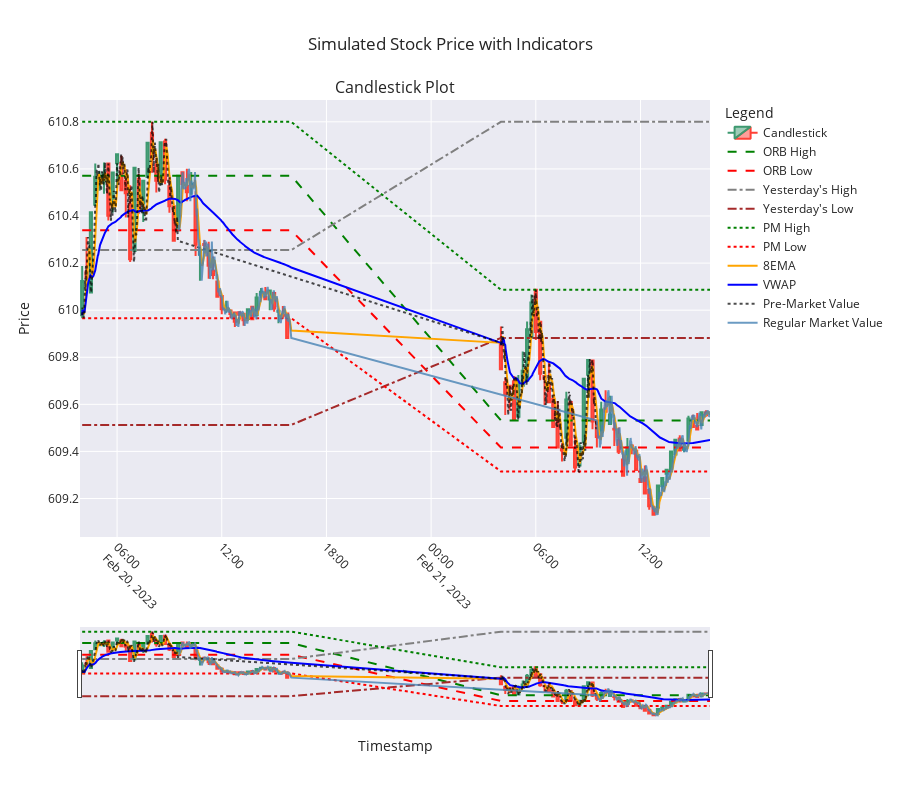

The code cell stored with this chart in its notebook:
### Code cell
from plotly.subplots import make_subplots
import plotly.graph_objects as go
import plotly.express as px

def plot_candlestick_with_indicators(candlestick_data, simulated_data):
    # Create a figure with a single subplot
    fig = make_subplots(rows=1, cols=1, shared_xaxes=True, 
                        vertical_spacing=0.1, 
                        subplot_titles=("Candlestick Plot",))

    # Add candlestick traces
    fig.add_trace(go.Candlestick(
        x=candlestick_data.index,
        open=candlestick_data['Open'],
        high=candlestick_data['High'],
        low=candlestick_data['Low'],
        close=candlestick_data['Close'],
        name='Candlestick',
        opacity=1
    ), row=1, col=1)

    # Add indicators to the candlestick plot
    fig.add_trace(go.Scatter(
        x=simulated_data['Timestamp'],
        y=simulated_data['ORB_High'],
        mode='lines',
        name='ORB High',
        line=dict(color='green', dash='dash')
    ), row=1, col=1)

    fig.add_trace(go.Scatter(
        x=simulated_data['Timestamp'],
        y=simulated_data['ORB_Low'],
        mode='lines',
        name='ORB Low',
        line=dict(color='red', dash='dash')
    ), row=1, col=1)

    fig.add_trace(go.Scatter(
        x=simulated_data['Timestamp'],
        y=simulated_data['Yest_High'],
        mode='lines',
        name="Yesterday's High",
        line=dict(color='gray', dash='dashdot')
    ), row=1, col=1)
    
    fig.add_trace(go.Scatter(
        x=simulated_data['Timestamp'],
        y=simulated_data['Yest_Low'],
        mode='lines',
        name="Yesterday's Low",
        line=dict(color='brown', dash='dashdot')
    ), row=1, col=1)

    fig.add_trace(go.Scatter(
        x=simulated_data['Timestamp'],
        y=simulated_data['PM_High'],
        mode='lines',
        name='PM High',
        line=dict(color='green', dash='dot')
    ), row=1, col=1)

    fig.add_trace(go.Scatter(
        x=simulated_data['Timestamp'],
        y=simulated_data['PM_Low'],
        mode='lines',
        name='PM Low',
        line=dict(color='red', dash='dot')
    ), row=1, col=1)

    fig.add_trace(go.Scatter(
        x=simulated_data['Timestamp'],
        y=simulated_data['8EMA'],
        mode='lines',
        name='8EMA',
        line=dict(color='orange')
    ), row=1, col=1)

    fig.add_trace(go.Scatter(
        x=simulated_data['Timestamp'],
        y=simulated_data['VWAP'],
        mode='lines',
        name='VWAP',
        line=dict(color='blue')
    ), row=1, col=1)

    # Add PM and Regular Market values
    fig.add_trace(go.Scatter(
        x=simulated_data[simulated_data['Session'] == 'PM']['Timestamp'],
        y=simulated_data[simulated_data['Session'] == 'PM']['Close'],
        mode='lines',
        name='Pre-Market Value',
        line=dict(color='black', dash='dot'),
        opacity=0.7
    ), row=1, col=1)
    
    fig.add_trace(go.Scatter(
        x=simulated_data[simulated_data['Session'] == 'Regular Market']['Timestamp'],
        y=simulated_data[simulated_data['Session'] == 'Regular Market']['Close'],
        mode='lines',
        name='Regular Market Value',
        line=dict(color='steelblue'),
        opacity=0.8
    ), row=1, col=1)

    # Update layout for better appearance
    fig.update_layout(
        title="Simulated Stock Price with Indicators",
        xaxis_title="Timestamp",
        yaxis_title="Price",
        legend_title="Legend",
        xaxis=dict(tickangle=45),
        template="seaborn",
        hovermode='x unified',
        height=800  # Make the graph taller
    )

    # Show the plot
    fig.show()

# Example usage
plot_candlestick_with_indicators(candlestick_data, simulated_data)

### Figure 1 — Plotly figure (JSON) as saved in the notebook; plotly's stock layout.template omitted (floating-point values rounded to 4 significant figures; data arrays with more than 128 entries replaced by an {"elided": "..."} marker saying what was removed)
{"data": [{"close": [610.1, 610.1, 610.4, 610.6, 610.6, 610.6, 610.4, 610.6, 610.7, 610.5, 610.5, 610.2, 610.6, 610.4, 610.5, 610.7, 610.6, 610.5, 610.7, 610.6, 610.4, 610.3, 610.6, 610.5, 610.5, 610.5, 610.3, 610.3, 610.3, 610.2, 610.1, 610.1, 610.0, 610.0, 610.0, 610.0, 610.0, 610.0, 610.0, 610.0, 610.1, 610.1, 610.0, 610.1, 610.0, 610.0, 610.0, 609.9, 609.7, 609.6, 609.7, 609.5, 609.7, 609.7, 609.9, 610.0, 609.9, 609.7, 609.7, 609.6, 609.5, 609.4, 609.4, 609.6, 609.4, 609.3, 609.4, 609.7, 609.8, 609.5, 609.5, 609.6, 609.6, 609.6, 609.5, 609.4, 609.3, 609.4, 609.4, 609.3, 609.3, 609.2, 609.2, 609.1, 609.3, 609.3, 609.3, 609.4, 609.4, 609.4, 609.4, 609.5, 609.5, 609.5, 609.6, 609.6], "high": [610.2, 610.3, 610.4, 610.6, 610.6, 610.6, 610.6, 610.6, 610.7, 610.7, 610.6, 610.5, 610.6, 610.6, 610.5, 610.7, 610.8, 610.6, 610.7, 610.7, 610.6, 610.4, 610.6, 610.6, 610.6, 610.6, 610.5, 610.3, 610.3, 610.3, 610.2, 610.1, 610.1, 610.0, 610.0, 610.0, 610.0, 610.0, 610.0, 610.0, 610.1, 610.1, 610.1, 610.1, 610.1, 610.0, 610.0, 610.0, 609.9, 609.7, 609.7, 609.7, 609.7, 609.8, 610.0, 610.1, 610.1, 610.0, 609.7, 609.8, 609.6, 609.6, 609.4, 609.7, 609.6, 609.5, 609.4, 609.7, 609.8, 609.8, 609.5, 609.6, 609.7, 609.6, 609.5, 609.5, 609.4, 609.5, 609.4, 609.4, 609.3, 609.3, 609.2, 609.2, 609.3, 609.3, 609.3, 609.4, 609.4, 609.5, 609.4, 609.6, 609.6, 609.6, 609.6, 609.6], "low": [610.0, 610.1, 610.1, 610.4, 610.5, 610.5, 610.4, 610.4, 610.5, 610.5, 610.4, 610.2, 610.3, 610.4, 610.4, 610.6, 610.6, 610.5, 610.5, 610.5, 610.4, 610.3, 610.3, 610.5, 610.5, 610.5, 610.2, 610.1, 610.2, 610.1, 610.1, 610.1, 610.0, 610.0, 610.0, 609.9, 610.0, 609.9, 610.0, 610.0, 610.0, 610.1, 610.0, 610.0, 610.0, 609.9, 610.0, 609.9, 609.7, 609.6, 609.6, 609.5, 609.5, 609.7, 609.7, 609.9, 609.9, 609.7, 609.6, 609.6, 609.5, 609.4, 609.4, 609.4, 609.4, 609.3, 609.3, 609.4, 609.6, 609.5, 609.4, 609.5, 609.6, 609.5, 609.4, 609.4, 609.3, 609.3, 609.4, 609.3, 609.3, 609.2, 609.2, 609.1, 609.2, 609.2, 609.3, 609.3, 609.4, 609.4, 609.4, 609.4, 609.5, 609.5, 609.5, 609.5], "name": "Candlestick", "opacity": 1, "open": [610.0, 610.2, 610.1, 610.4, 610.5, 610.5, 610.6, 610.5, 610.6, 610.6, 610.6, 610.4, 610.3, 610.6, 610.5, 610.6, 610.8, 610.6, 610.6, 610.7, 610.5, 610.4, 610.3, 610.6, 610.5, 610.5, 610.5, 610.2, 610.3, 610.2, 610.2, 610.1, 610.1, 610.0, 610.0, 610.0, 610.0, 610.0, 610.0, 610.0, 610.0, 610.1, 610.1, 610.0, 610.1, 610.0, 610.0, 610.0, 609.9, 609.7, 609.7, 609.7, 609.5, 609.7, 609.7, 609.9, 610.1, 610.0, 609.7, 609.7, 609.6, 609.6, 609.4, 609.5, 609.6, 609.4, 609.3, 609.4, 609.7, 609.8, 609.5, 609.5, 609.6, 609.5, 609.5, 609.4, 609.4, 609.4, 609.4, 609.4, 609.3, 609.3, 609.2, 609.2, 609.2, 609.3, 609.3, 609.3, 609.4, 609.5, 609.4, 609.4, 609.5, 609.5, 609.5, 609.6], "type": "candlestick", "x": ["2023-02-20T04:00:00.000000000", "2023-02-20T04:15:00.000000000", "2023-02-20T04:30:00.000000000", "2023-02-20T04:45:00.000000000", "2023-02-20T05:00:00.000000000", "2023-02-20T05:15:00.000000000", "2023-02-20T05:30:00.000000000", "2023-02-20T05:45:00.000000000", "2023-02-20T06:00:00.000000000", "2023-02-20T06:15:00.000000000", "2023-02-20T06:30:00.000000000", "2023-02-20T06:45:00.000000000", "2023-02-20T07:00:00.000000000", "2023-02-20T07:15:00.000000000", "2023-02-20T07:30:00.000000000", "2023-02-20T07:45:00.000000000", "2023-02-20T08:00:00.000000000", "2023-02-20T08:15:00.000000000", "2023-02-20T08:30:00.000000000", "2023-02-20T08:45:00.000000000", "2023-02-20T09:00:00.000000000", "2023-02-20T09:15:00.000000000", "2023-02-20T09:30:00.000000000", "2023-02-20T09:45:00.000000000", "2023-02-20T10:00:00.000000000", "2023-02-20T10:15:00.000000000", "2023-02-20T10:30:00.000000000", "2023-02-20T10:45:00.000000000", "2023-02-20T11:00:00.000000000", "2023-02-20T11:15:00.000000000", "2023-02-20T11:30:00.000000000", "2023-02-20T11:45:00.000000000", "2023-02-20T12:00:00.000000000", "2023-02-20T12:15:00.000000000", "2023-02-20T12:30:00.000000000", "2023-02-20T12:45:00.000000000", "2023-02-20T13:00:00.000000000", "2023-02-20T13:15:00.000000000", "2023-02-20T13:30:00.000000000", "2023-02-20T13:45:00.000000000", "2023-02-20T14:00:00.000000000", "2023-02-20T14:15:00.000000000", "2023-02-20T14:30:00.000000000", "2023-02-20T14:45:00.000000000", "2023-02-20T15:00:00.000000000", "2023-02-20T15:15:00.000000000", "2023-02-20T15:30:00.000000000", "2023-02-20T15:45:00.000000000", "2023-02-21T04:00:00.000000000", "2023-02-21T04:15:00.000000000", "2023-02-21T04:30:00.000000000", "2023-02-21T04:45:00.000000000", "2023-02-21T05:00:00.000000000", "2023-02-21T05:15:00.000000000", "2023-02-21T05:30:00.000000000", "2023-02-21T05:45:00.000000000", "2023-02-21T06:00:00.000000000", "2023-02-21T06:15:00.000000000", "2023-02-21T06:30:00.000000000", "2023-02-21T06:45:00.000000000", "2023-02-21T07:00:00.000000000", "2023-02-21T07:15:00.000000000", "2023-02-21T07:30:00.000000000", "2023-02-21T07:45:00.000000000", "2023-02-21T08:00:00.000000000", "2023-02-21T08:15:00.000000000", "2023-02-21T08:30:00.000000000", "2023-02-21T08:45:00.000000000", "2023-02-21T09:00:00.000000000", "2023-02-21T09:15:00.000000000", "2023-02-21T09:30:00.000000000", "2023-02-21T09:45:00.000000000", "2023-02-21T10:00:00.000000000", "2023-02-21T10:15:00.000000000", "2023-02-21T10:30:00.000000000", "2023-02-21T10:45:00.000000000", "2023-02-21T11:00:00.000000000", "2023-02-21T11:15:00.000000000", "2023-02-21T11:30:00.000000000", "2023-02-21T11:45:00.000000000", "2023-02-21T12:00:00.000000000", "2023-02-21T12:15:00.000000000", "2023-02-21T12:30:00.000000000", "2023-02-21T12:45:00.000000000", "2023-02-21T13:00:00.000000000", "2023-02-21T13:15:00.000000000", "2023-02-21T13:30:00.000000000", "2023-02-21T13:45:00.000000000", "2023-02-21T14:00:00.000000000", "2023-02-21T14:15:00.000000000", "2023-02-21T14:30:00.000000000", "2023-02-21T14:45:00.000000000", "2023-02-21T15:00:00.000000000", "2023-02-21T15:15:00.000000000", "2023-02-21T15:30:00.000000000", "2023-02-21T15:45:00.000000000"], "xaxis": "x", "yaxis": "y"}, {"line": {"color": "green", "dash": "dash"}, "mode": "lines", "name": "ORB High", "type": "scatter", "x": {"elided": "1440 str values"}, "xaxis": "x", "y": {"elided": "1440 float values"}, "yaxis": "y"}, {"line": {"color": "red", "dash": "dash"}, "mode": "lines", "name": "ORB Low", "type": "scatter", "x": {"elided": "1440 str values"}, "xaxis": "x", "y": {"elided": "1440 float values"}, "yaxis": "y"}, {"line": {"color": "gray", "dash": "dashdot"}, "mode": "lines", "name": "Yesterday's High", "type": "scatter", "x": {"elided": "1440 str values"}, "xaxis": "x", "y": {"elided": "1440 float values"}, "yaxis": "y"}, {"line": {"color": "brown", "dash": "dashdot"}, "mode": "lines", "name": "Yesterday's Low", "type": "scatter", "x": {"elided": "1440 str values"}, "xaxis": "x", "y": {"elided": "1440 float values"}, "yaxis": "y"}, {"line": {"color": "green", "dash": "dot"}, "mode": "lines", "name": "PM High", "type": "scatter", "x": {"elided": "1440 str values"}, "xaxis": "x", "y": {"elided": "1440 float values"}, "yaxis": "y"}, {"line": {"color": "red", "dash": "dot"}, "mode": "lines", "name": "PM Low", "type": "scatter", "x": {"elided": "1440 str values"}, "xaxis": "x", "y": {"elided": "1440 float values"}, "yaxis": "y"}, {"line": {"color": "orange"}, "mode": "lines", "name": "8EMA", "type": "scatter", "x": {"elided": "1440 str values"}, "xaxis": "x", "y": {"elided": "1440 float values"}, "yaxis": "y"}, {"line": {"color": "blue"}, "mode": "lines", "name": "VWAP", "type": "scatter", "x": {"elided": "1440 str values"}, "xaxis": "x", "y": {"elided": "1440 float values"}, "yaxis": "y"}, {"line": {"color": "black", "dash": "dot"}, "mode": "lines", "name": "Pre-Market Value", "opacity": 0.7, "type": "scatter", "x": {"elided": "660 str values"}, "xaxis": "x", "y": {"elided": "660 float values"}, "yaxis": "y"}, {"line": {"color": "steelblue"}, "mode": "lines", "name": "Regular Market Value", "opacity": 0.8, "type": "scatter", "x": {"elided": "780 str values"}, "xaxis": "x", "y": {"elided": "780 float values"}, "yaxis": "y"}], "layout": {"annotations": [{"font": {"size": 16}, "showarrow": false, "text": "Candlestick Plot", "x": 0.5, "xanchor": "center", "xref": "paper", "y": 1, "yanchor": "bottom", "yref": "paper"}], "height": 800, "hovermode": "x unified", "legend": {"title": {"text": "Legend"}}, "title": {"text": "Simulated Stock Price with Indicators"}, "xaxis": {"anchor": "y", "domain": [0, 1], "tickangle": 45, "title": {"text": "Timestamp"}}, "yaxis": {"anchor": "x", "domain": [0, 1], "title": {"text": "Price"}}}}
